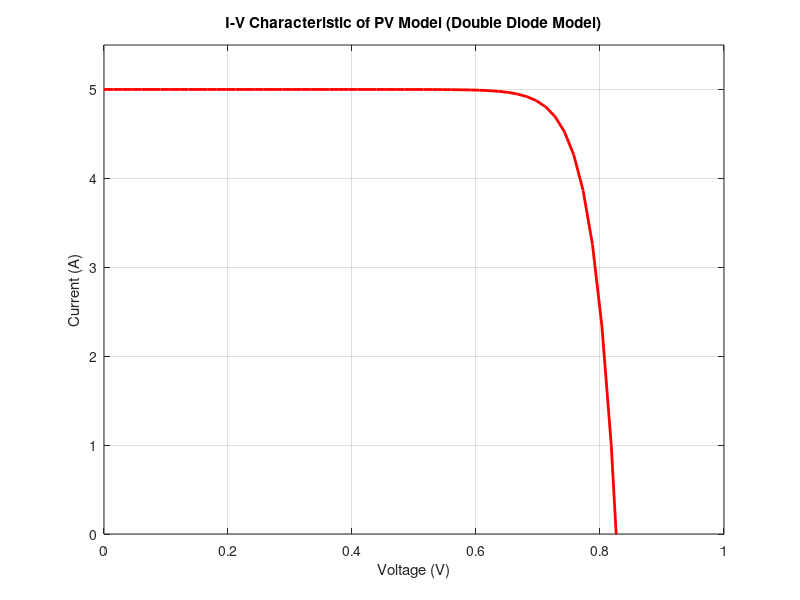

MATLAB code for this plot:
% Parameters
Iph = 5;              % Photocurrent (A) - Short-circuit current
Is1 = 1e-10;          % Saturation current of diode 1 (A)
Is2 = 1e-10;          % Saturation current of diode 2 (A)
n1 = 1.3;             % Ideality factor of diode 1
n2 = 1.5;             % Ideality factor of diode 2
q = 1.60217663e-19;   % Charge of electron (C)
k = 1.38064852e-23;   % Boltzmann constant (J/K)
T = 300;              % Temperature (K)
Rs = 0.001;           % Series resistance (ohms)
Rsh = 1e5;            % Shunt resistance (ohms)

% Thermal voltages for each diode
Vt1 = n1 * k * T / q;
Vt2 = n2 * k * T / q;

% Voltage range for I-V curve
V = linspace(0, 1.5 , 100); % Voltage from 0 to 0.8 V

% Initialize current array
I = zeros(size(V));

% Calculate I-V characteristic using the double diode model
for i = 1:length(V)
    % Define the current equation for double diode model with Rs and Rsh
    fun = @(I) I - Iph + Is1 * (exp((V(i) + I * Rs) / Vt1) - 1) + ...
               Is2 * (exp((V(i) + I * Rs) / Vt2) - 1) + ...
               (V(i) + I * Rs) / Rsh; % Fixed parentheses here
    
    % Initial guess for current
    if V(i) == 0
        I(i) = Iph; % For short-circuit condition
    else
        I(i) = fzero(fun, Iph - 0.1); % Adjust initial guess for non-zero V
    end
end

% Plot
figure;
plot(V, I, 'r', 'LineWidth', 2);
xlabel('Voltage (V)');
ylabel('Current (A)');
title('I-V Characteristic of PV Model (Double Diode Model)');
xlim([0, 1]);
ylim([0, Iph * 1.1]); % Adjusted to see the curve clearly
grid on;
disp('I-V Characteristic of PV Model (Double Diode Model)');